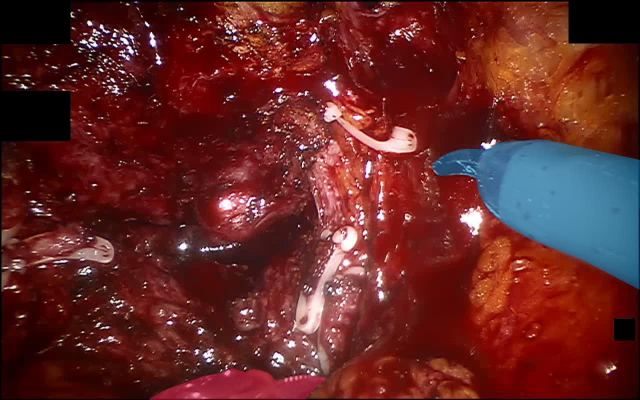
#> input picture docs/reports/figures/f03a_sample_frame_1.png, 1280 x 800 px (shown at 1/2 size)
$ python make_pipeline_figure.py
#> lines starting #> are read from the running program, lines starting #| are printed output that depends on the picture; after the words box and inside, x2 and y2 are one past the last pixel; in counts of white or black regions, pixels touching at a corner belong together
"""Pipeline overview figure, drawn in the style of an encoder/decoder module diagram: one wide left-to-right panel, pale rounded boxes with thin outlines,
dashed grey containers around each module with a numbered caption underneath, small stacked feature tokens and real frame thumbnails.
Usage:  python scripts/make_pipeline_figure.py --out paper/figures
Thumbnails come from docs/reports/figures/f03a_sample_frame_1.png and f03b_sample_frame_2.png (GraSP frames); the mask thumbnail is the blue overlay of frame 1.
"""
from __future__ import annotations

import argparse
from pathlib import Path

import matplotlib

matplotlib.use("Agg")
import matplotlib.image as mpimg
import matplotlib.pyplot as plt
import numpy as np
from scipy.ndimage import gaussian_filter
from matplotlib.patches import Circle, FancyBboxPatch, Polygon, Rectangle

plt.rcParams.update({"font.family": "sans-serif", "font.sans-serif": ["Arial", "Liberation Sans", "DejaVu Sans"], "mathtext.fontset": "dejavusans",
                     "font.size": 6, "pdf.fonttype": 42, "text.color": "#1d2330"})
INK, MUTED = "#1d2330", "#6b7280"
BLUE, BLUE_T = "#2a6fb0", "#e6f0fa"
GOLD, GOLD_T = "#b8892a", "#fdf3dc"
PURP, PURP_T = "#6a4fa3", "#efe9f8"
GREEN, GREEN_T = "#4c8a3a", "#e9f5e3"
FIG_DIR = Path(__file__).resolve().parents[1] / "docs" / "reports" / "figures"


def rbox(ax, x, y, w, h, fc, ec, lw=0.8, r=1.0, z=2):
    ax.add_patch(FancyBboxPatch((x, y), w, h, boxstyle=f"round,pad=0,rounding_size={r}", fc=fc, ec=ec, lw=lw, zorder=z))


def label(ax, x, y, s, size=6, color=INK, weight="normal", ha="center", va="center", z=4, **kw):
    ax.text(x, y, s, fontsize=size, color=color, fontweight=weight, ha=ha, va=va, zorder=z, linespacing=1.25, **kw)


def container(ax, x0, y0, x1, y1, caption, align="c"):
    ax.add_patch(Rectangle((x0, y0), x1 - x0, y1 - y0, fc="none", ec="#9aa1ad", lw=0.7, ls=(0, (3, 2)), zorder=0))
    label(ax, (x0 + x1) / 2 if align == "c" else x1 - 9.7, y1 + 2.8, caption, size=6, color=INK, ha="center" if align == "c" else "right")


def arrow(ax, p, q, color=INK, lw=0.7, dotted=False, rad=0.0):
    ax.annotate("", xy=q, xytext=p, zorder=1,
                arrowprops=dict(arrowstyle="-|>,head_width=0.18,head_length=0.35", color=color, lw=lw, ls=(0, (1.5, 1.5)) if dotted else "-",
                                shrinkA=0, shrinkB=0, connectionstyle=f"arc3,rad={rad}"))


def thumb(ax, img, x, y, w, ec=INK, lw=0.6, z=3):
    h = w * img.shape[0] / img.shape[1]
    ax.imshow(img, extent=(x, x + w, y, y + h), aspect="auto", zorder=z, interpolation="lanczos")
    ax.add_patch(Rectangle((x, y), w, h, fc="none", ec=ec, lw=lw, zorder=z + 1))
    return h


def tokens(ax, x, y, n, color, tint, w=2.2, h=2.2, gap=0.5):
    for i in range(n):
        ax.add_patch(Rectangle((x, y - i * (h + gap)), w, h, fc=tint, ec=color, lw=0.7, zorder=3))


def parallelogram(ax, x, y, w, h, color, tint, skew=1.2):
    ax.add_patch(Polygon([[x, y], [x + w, y], [x + w + skew, y + h], [x + skew, y + h]], closed=True, fc=tint, ec=color, lw=0.7, zorder=3))


def main() -> None:
    ap = argparse.ArgumentParser()
    ap.add_argument("--out", type=Path, default=Path("paper/figures"))
    args = ap.parse_args()
    args.out.mkdir(parents=True, exist_ok=True)

    f1 = mpimg.imread(FIG_DIR / "f03a_sample_frame_1.png")[..., :3]
#> f1 is the input picture: shape (800, 1280, 3) float32; mean R, G, B 0.398, 0.156, 0.15
    f2 = mpimg.imread(FIG_DIR / "f03b_sample_frame_2.png")[..., :3]
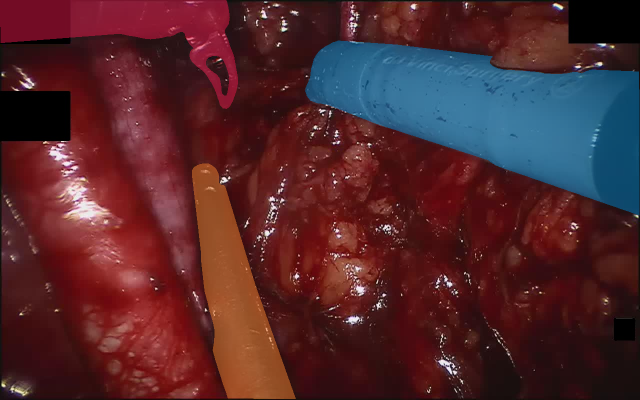
#> input picture docs/reports/figures/f03b_sample_frame_2.png, 1280 x 800 px (shown at 1/2 size)
#> f2 is the input picture: shape (800, 1280, 3) float32; mean R, G, B 0.322, 0.155, 0.174
    blue = (f1[..., 2] > f1[..., 0] + 0.12) & (f1[..., 2] > 0.45)
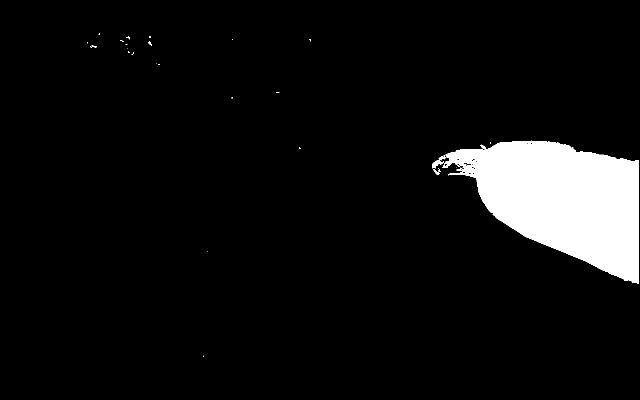
#> blue: shape (800, 1280) bool (shown at 1/2 size); 6.6% white; 33 white regions (26 under 20 px), largest, box (x1, y1, x2, y2) and area: (884, 281, 1277, 568) 66737, (864, 321, 886, 337) 172, (877, 313, 891, 321) 67
    soft = gaussian_filter(blue.astype(float), 2.0)  # smooth edges so the mask does not look blocky when scaled
    mask_img = np.repeat(np.clip((soft - 0.5) * 6 + 0.5, 0, 1)[..., None], 3, axis=2)
    out_img = f1.copy()
    out_img[blue] = 0.55 * out_img[blue] + 0.45 * np.array([0.30, 0.69, 0.31])  # recoloured mask in the output
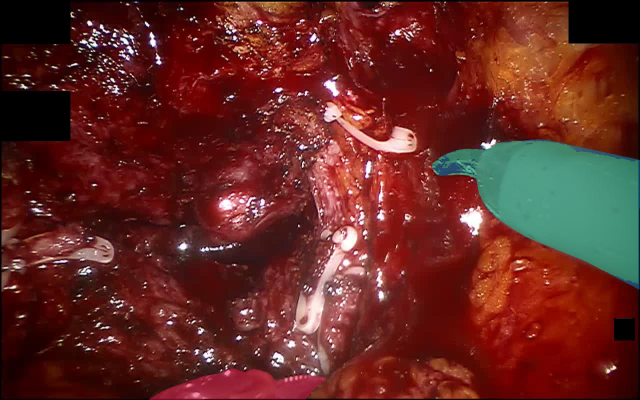
#> out_img: shape (800, 1280, 3) float32 (shown at 1/2 size); mean R, G, B 0.399, 0.162, 0.141

    fig, ax = plt.subplots(figsize=(7.0, 2.55))
    ax.set_xlim(0, 140)
    ax.set_ylim(0, 51)
    ax.axis("off")
    ax.invert_yaxis()  # image coordinates: y grows downward, thumbnails keep their orientation
    ax.set_ylim(51, 0)

    # input frame with the given box
    h = thumb(ax, f1, 1, 21, 15)
#> h = 9.38
    ax.add_patch(Rectangle((1 + 15 * 0.66, 21 + h * 0.34), 15 * 0.34, h * 0.40, fc="none", ec="#e5b800", lw=1.1, zorder=6))
    label(ax, 8.5, 21 + h + 3.4, "frame $t$ and\ngiven box", size=5.6)

    # (1) box-prompted segmenters
    container(ax, 19, 13, 48, 38, "(1) Box-prompted segmenters")
    for yy, name in ((16, "SAM2.1-large"), (27, "SAM3")):
        rbox(ax, 21, yy, 13.5, 8, BLUE_T, BLUE)
        label(ax, 27.75, yy + 4, name, size=5.8)
    label(ax, 27.75, 14.6, "fine-tuned on GraSP", size=4.6, color=MUTED)
    arrow(ax, (16, 28), (21, 20.0))
    arrow(ax, (16, 28), (21, 31.0))
    arrow(ax, (34.5, 20), (37, 25.5))
    arrow(ax, (34.5, 31), (37, 28.5))
    hm = thumb(ax, mask_img, 37, 22, 9.5)
#> hm = 5.94
    label(ax, 41.75, 22 + hm + 2.2, "mask", size=5.4, color=MUTED)

    # (2) evidential ensemble
    container(ax, 50, 13, 81, 38, "(2) Evidential ensemble")
    rbox(ax, 51.5, 16, 18.5, 20, GOLD_T, GOLD)
    label(ax, 60.75, 18.4, "4 networks, one pass", size=4.9)
    for i, name in enumerate(("ResNet-50, 320 px", "ResNet-50, 224 px", "MobileNetV3-S, stretch", "MobileNetV3-S, letterbox")):
        rbox(ax, 52.5, 20.6 + i * 3.9, 16.5, 3.3, "white", GOLD, lw=0.5, r=0.5)
        label(ax, 60.75, 22.25 + i * 3.9, name, size=3.9)
    arrow(ax, (46.5, 27), (51.5, 27))
    arrow(ax, (70, 27), (71.6, 27))
    for i in range(3):
        parallelogram(ax, 71.9, 18.5 + i * 3.6, 3.4, 2.6, GOLD, GOLD_T, skew=1.0)
    label(ax, 74.2, 31.5, r"belief $\mu$", size=5.2)
    label(ax, 74.2, 34.3, r"class $\hat{y}$", size=5.2)
    rbox(ax, 77.4, 20.5, 3.2, 8, "white", GOLD, lw=0.7, r=0.6)
    label(ax, 79.0, 24.5, "$S$", size=7.2, weight="bold")

    # (3) uncertainty gate
    container(ax, 83, 13, 100, 38, "(3) Uncertainty\ngate", align="r")
    cx, cy = 91.5, 25.5
    ax.add_patch(Polygon([[cx - 6, cy], [cx, cy - 7], [cx + 6, cy], [cx, cy + 7]], closed=True, fc=GREEN_T, ec=GREEN, lw=0.8, zorder=3))
    label(ax, cx, cy - 0.8, r"$S\geq\tau$", size=6.2)
    label(ax, cx, cy + 2.6, "or top-$K$", size=4.4, color=MUTED)
    arrow(ax, (80.6, 25), (85.5, 25.5))
    label(ax, 96.6, 17.0, "uncertain", size=4.8, color=GREEN, weight="bold")
    label(ax, 93.0, 35.4, "confident", size=4.8, color=GREEN, weight="bold", ha="left")

    # (4) temporal refinement
    container(ax, 102, 13, 128, 38, "(4) Temporal refinement")
    for k, (dx, dy) in enumerate(((0, 0), (1.6, -1.6), (3.2, -3.2))):
        thumb(ax, f2, 104 + dx, 27 + dy, 8.5, z=3 + k)
    label(ax, 108.3, 33.4, r"frames $t\pm10$", size=5.2)
    rbox(ax, 104.5, 14.5, 13.5, 6, PURP_T, PURP)
    label(ax, 111.25, 17.5, "SAM2-large tracker", size=5.2)
    arrow(ax, (109.5, 23.6), (109.5, 20.5), color=PURP)
    rbox(ax, 118.5, 21, 8.5, 15, "white", INK, lw=0.7, r=1.2)
    label(ax, 122.75, 23.2, "Fusion", size=5.4)
    for i in range(3):
        yy = 26.0 + i * 2.8
        ax.add_patch(Circle((120.3, yy), 0.7, fc="white", ec=INK, lw=0.5, zorder=4))
        label(ax, 120.3, yy, "$\\times$", size=3.8)
        parallelogram(ax, 122.0, yy - 1.2, 2.6, 2.2, PURP, PURP_T, skew=0.8)
    label(ax, 122.75, 34.4, "conf.-\nweighted", size=3.8, color=MUTED)
    arrow(ax, (118.0, 17.5), (122.75, 21.0), color=PURP)
    arrow(ax, (97.5, 22.0), (104.5, 17.5), color=GREEN)

    # output
    thumb(ax, out_img, 130.2, 23.5, 9.5)
    label(ax, 135, 23.5 + 9.5 * 0.625 + 3.4, "instrument\nlabel", size=5.4)
    arrow(ax, (127.0, 28.5), (130.2, 28.5))

    # neighbour frames are fetched for the gated instruments only
    ax.plot([8.5, 8.5, 103.2, 103.2], [21, 6.5, 6.5, 31.0], color=MUTED, lw=0.6, ls=(0, (1.5, 1.5)), zorder=1)
    ax.annotate("", xy=(104.0, 31.0), xytext=(103.2, 31.0), arrowprops=dict(arrowstyle="-|>,head_width=0.15,head_length=0.3", color=MUTED, lw=0.6), zorder=1)
    label(ax, 58, 4.6, "neighbouring frames are read only for the gated instruments", size=4.8, color=MUTED)

    # confident instruments keep the one-pass label
    ax.plot([91.5, 91.5, 134.95], [32.5, 47.2, 47.2], color=GREEN, lw=0.8, zorder=1)
    arrow(ax, (134.95, 47.2), (134.95, 36.0), color=GREEN)
    label(ax, 112, 45.6, "keep the one-pass label", size=4.8, color=GREEN)

    fig.subplots_adjust(0.003, 0.003, 0.997, 0.997)
    fig.savefig(args.out / "fig_pipeline.pdf", dpi=600)  # vector backends resample thumbnails at this dpi
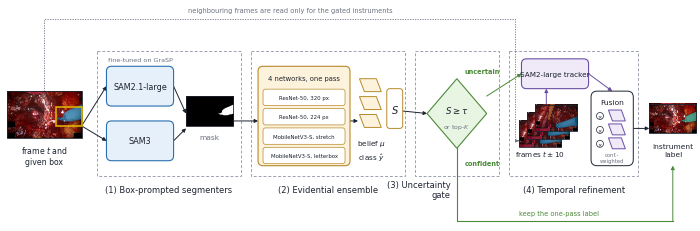
#> figure drawn by matplotlib, 1 panel
    fig.savefig(args.out / "fig_pipeline.png", dpi=300)
    print("wrote", args.out / "fig_pipeline.pdf")


if __name__ == "__main__":
    main()
